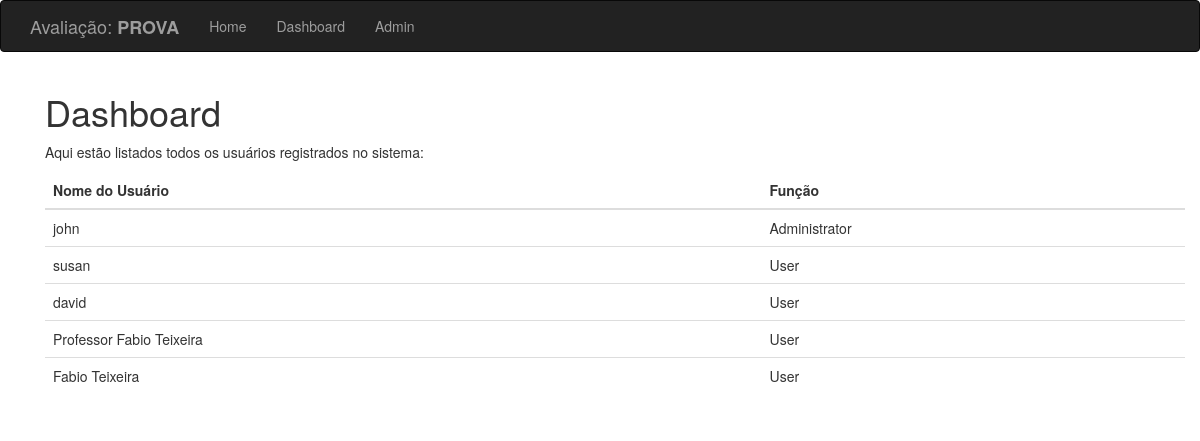
/dashboard, run on the app's committed database.
### app/models.py (models this page shows, shortened)
class User(db.Model):
    __tablename__ = 'users'
    id = db.Column(db.Integer, primary_key=True)
    username = db.Column(db.String(64), unique=True, index=True)
    role_id = db.Column(db.Integer, db.ForeignKey('roles.id'))

class Role(db.Model):
    __tablename__ = 'roles'
    id = db.Column(db.Integer, primary_key=True)
    name = db.Column(db.String(64), unique=True)
    users = db.relationship('User', backref='role', lazy='dynamic')

### app/routes.py (the view)
@main.route('/dashboard')
def dashboard():
    users = User.query.all()
    return render_template('dashboard.html', users=users)

### app/templates/dashboard.html (shortened to what this page needs)
{% extends "base.html" %}
{% block page_content %}
<div class="container">
    <h1>Dashboard</h1>
    <p>Aqui estão listados todos os usuários registrados no sistema:</p>
    <table class="table">
        <thead>
            <tr>
                <th>Nome do Usuário</th>
                <th>Função</th>
            </tr>
        </thead>
        <tbody>
            {% for user in users %}
            <tr>
                <td>{{ user.username }}</td>
                <td>{{ user.role.name }}</td>
            </tr>
            {% endfor %}
        </tbody>
    </table>
</div>
{% endblock %}

### data on the page
User: username "john", role.name "Administrator"
User: username "susan", role.name "User"
User: username "david", role.name "User"
User: username "Professor Fabio Teixeira", role.name "User"
User: username "Fabio Teixeira", role.name "User"
